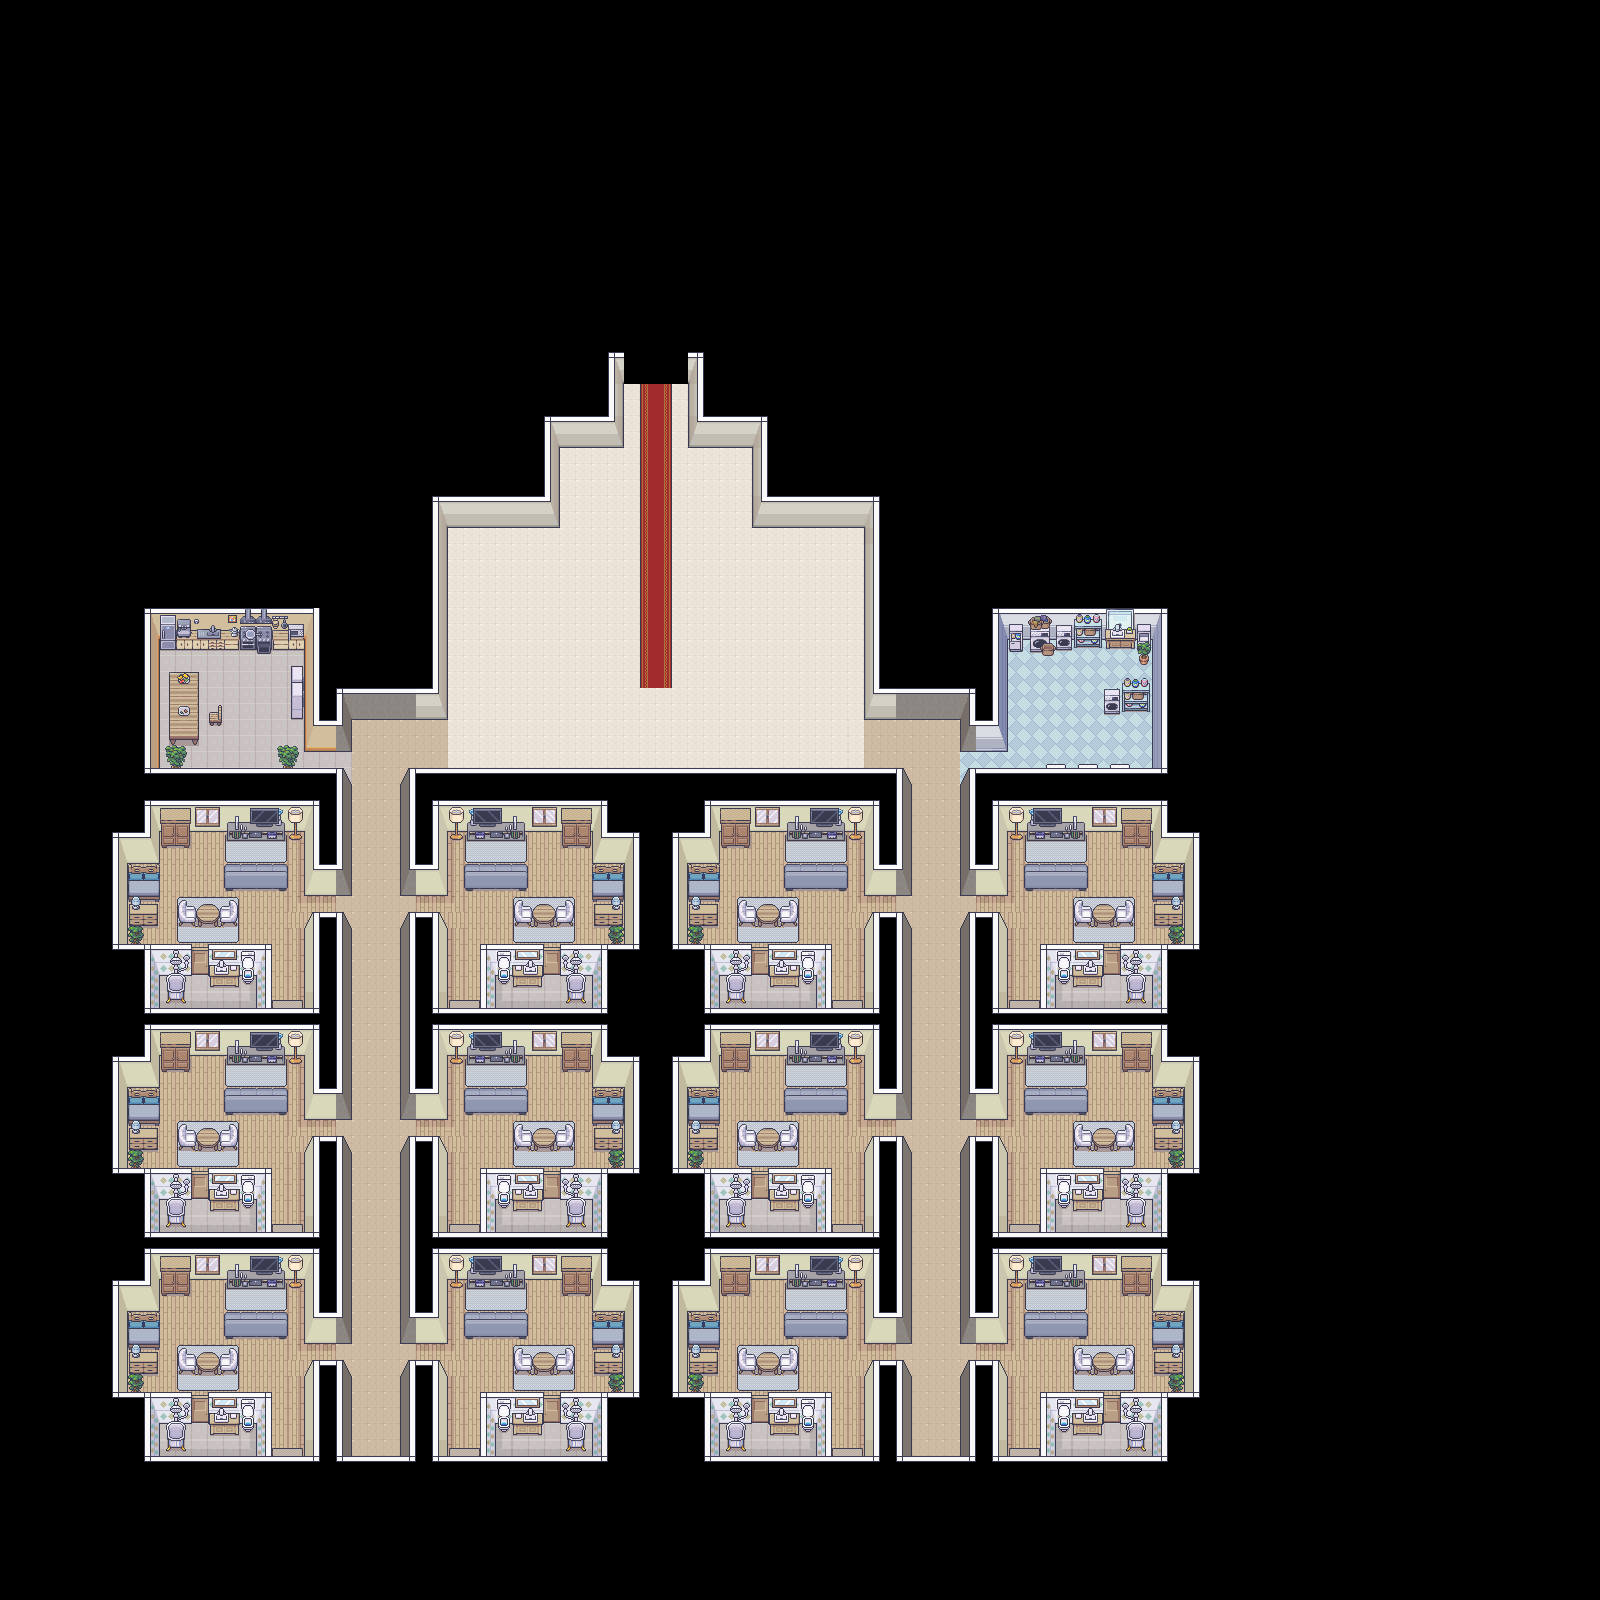

Tiled map render using the project's own tile images. Description and the map definition, with tile-layer contents summarised, below:
An orthogonal 100x100 tile map with 16x16 px tiles, 5 tile layers (floor, walls, interior1, interior2, ...), 9 tilesets.

<map version="1.10" tiledversion="1.10.2" orientation="orthogonal" renderorder="right-down" width="100" height="100" tilewidth="16" tileheight="16" infinite="0" nextlayerid="7" nextobjectid="1">
 <tileset firstgid="1" source="floor.tsx" />
 <tileset firstgid="601" source="walls.tsx" />
 <tileset firstgid="1881" source="walls2.tsx" />
 <tileset firstgid="3201" source="4_Bedroom_16x16.tsx" />
 <tileset firstgid="4913" source="2_LivingRoom_16x16.tsx" />
 <tileset firstgid="5633" source="14_Basement_16x16.tsx" />
 <tileset firstgid="6433" source="3_Bathroom_16x16.tsx" />
 <tileset firstgid="7329" source="1_Generic_16x16.tsx" />
 <tileset firstgid="8577" source="12_Kitchen_16x16.tsx" />
 <group id="6" name="world">
  <layer id="1" name="floor" width="100" height="100">
   <data>[10000 cells, 2444 non-empty, 15 distinct tile ids]</data>
  </layer>
  <layer id="2" name="walls" width="100" height="100">
   <data>[10000 cells, 1344 non-empty, 89 distinct tile ids]</data>
  </layer>
  <layer id="5" name="interior1" width="100" height="100">
   <data>[10000 cells, 551 non-empty, 72 distinct tile ids]</data>
  </layer>
  <layer id="3" name="interior2" width="100" height="100">
   <data>[10000 cells, 453 non-empty, 55 distinct tile ids]</data>
  </layer>
  <layer id="4" name="interior3" width="100" height="100">
   <data>[10000 cells, 284 non-empty, 41 distinct tile ids]</data>
  </layer>
 </group>
</map>
